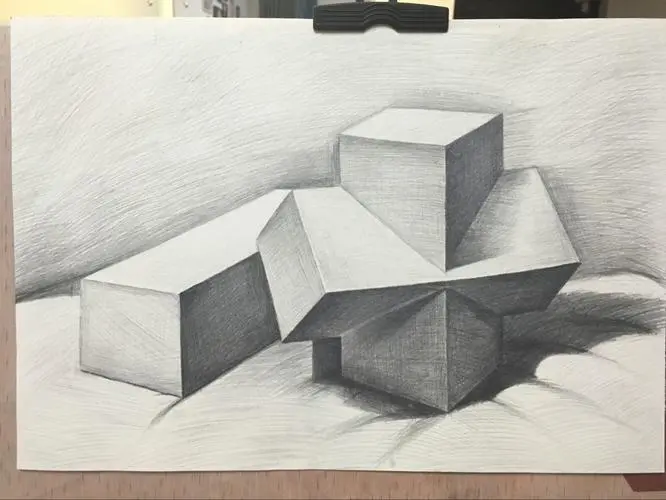
#> input picture opencv-basic/pic/pic.jpg, 666 x 500 px
$ python no23-features.py
#> lines starting #> are read from the running program, lines starting #| are printed output that depends on the picture; after the words box and inside, x2 and y2 are one past the last pixel; in counts of white or black regions, pixels touching at a corner belong together
'''Shi-Tomasi 角点检测 & 适合于跟踪的图像特征
'''

import numpy as np
import cv2
from matplotlib import pyplot as plt

img = cv2.imread('pic/pic.jpg')
#> img is the input picture: shape (500, 666, 3); mean B, G, R 176.8, 185.1, 187.7
gray = cv2.cvtColor(img,cv2.COLOR_BGR2GRAY)
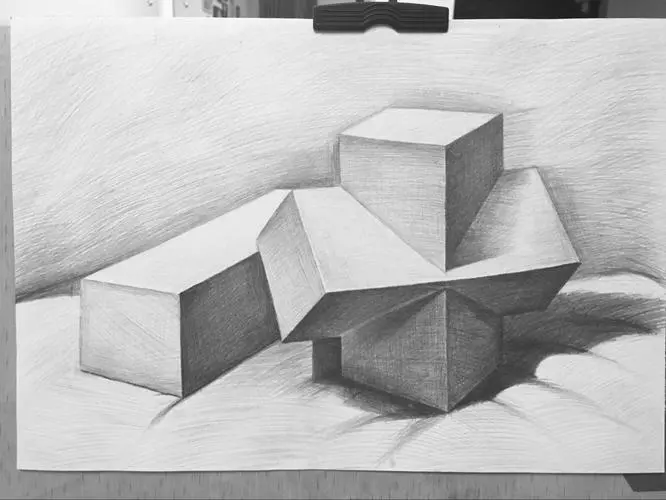
#> gray: shape (500, 666); min 14, max 255, mean 184.9


corners = cv2.goodFeaturesToTrack(gray,10,0.01,10)
#> corners = [[312, 19], [663, 471], [398, 1], [453, 18], [447, 8], [213, 16], [258, 252], [446, 270], [446, 31], [179, 294]]
# 返回的结果是 [[ 311., 250.]] 两层括号的数组
corners = np.int0(corners)

for i in corners:
    x,y = i.ravel()
    cv2.circle(img,(x,y),3,255,-1)
#> this loop made 10 passes
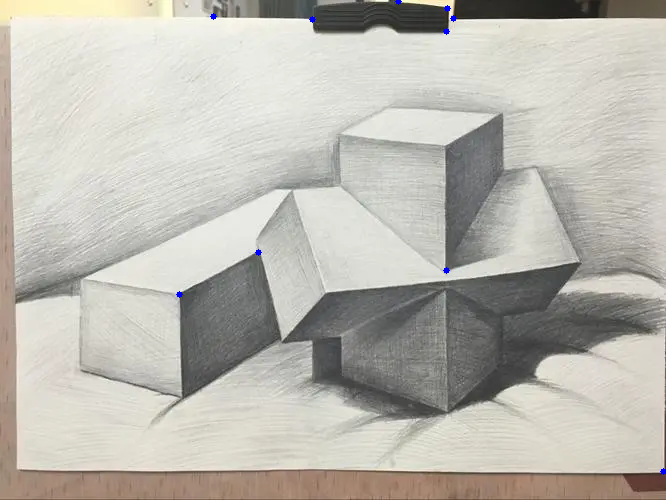
#> img: shape (500, 666, 3); 0.08% of pixels changed, all inside (x1, y1, x2, y2) = (176, 0, 666, 475)

plt.imshow(img)
plt.show()
